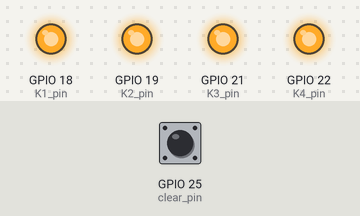
Simulated run of this program. Board: ESP32. Shown: output pins drawn as LEDs (lit = HIGH). The test bench sets the inputs (shaded band); at power-on: GPIO 25 (clear_pin) HIGH.

Above: at 1.2 s.
1.3 s: GPIO 25 (clear_pin) pulled LOW for 0.15 s
At 1.37 s:
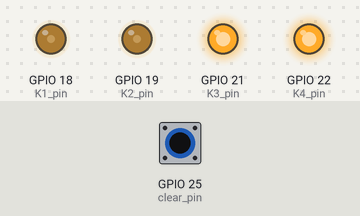
2.9 s: GPIO 25 (clear_pin) pulled LOW for 3.2 s
At 6.7 s:
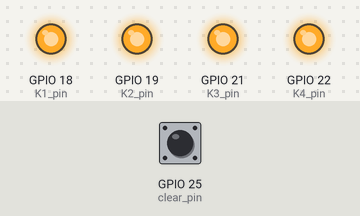
Timing chart, 0 to 8.2 s (numbered marks = the images above; inputs shaded):
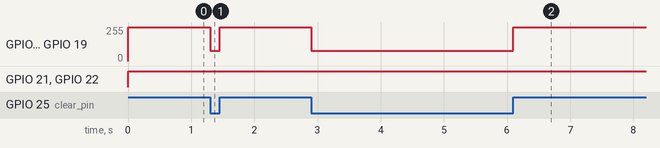

The program:

main.cpp
```cpp
#include <Arduino.h>

#define clear_pin 25 //clear und mode beschriftung vertauscht

const int K1_pin = 18;
const int K2_pin = 19;
const int K3_pin = 21;
const int K4_pin = 22;

const int freq = 40000;
const int Channel1 = 0;
const int Channel2 = 1;
const int Channel3 = 2;
const int Channel4 = 3;
const int resolution = 12;

int K_duty1 = 4095; //Anfangsmodus
int K_duty2 = 4095*0.3; //Stromsparmodus


void setup() {
    // configure LED PWM functionalitites
  ledcSetup(Channel1, freq, resolution);
  ledcSetup(Channel2, freq, resolution);
  ledcSetup(Channel2, freq, resolution);
  ledcSetup(Channel2, freq, resolution);

  // attach the channel to the GPIO to be controlled
  ledcAttachPin(K1_pin, Channel1);
  ledcAttachPin(K2_pin, Channel2);
  ledcAttachPin(K3_pin, Channel3);
  ledcAttachPin(K4_pin, Channel4);

pinMode(clear_pin, INPUT_PULLUP);

}

void loop() {
if(digitalRead(clear_pin)==HIGH){
ledcWrite(Channel1, K_duty1);
ledcWrite(Channel2, K_duty1);
ledcWrite(Channel3, K_duty1);
ledcWrite(Channel4, K_duty1);
}

if(digitalRead(clear_pin)==LOW){
ledcWrite(Channel1, K_duty2);
ledcWrite(Channel2, K_duty2);
ledcWrite(Channel3, K_duty2);
ledcWrite(Channel4, K_duty2);
}

}
```

Measured:
- after the input at 1.3 s, GPIO 18 (K1_pin), GPIO 19 (K2_pin): 255/255 → 76/255 at once, → 255/255 0.15 s later
- after the input at 2.9 s, GPIO 18 (K1_pin), GPIO 19 (K2_pin): 255/255 → 76/255 at once, → 255/255 3.2 s later
